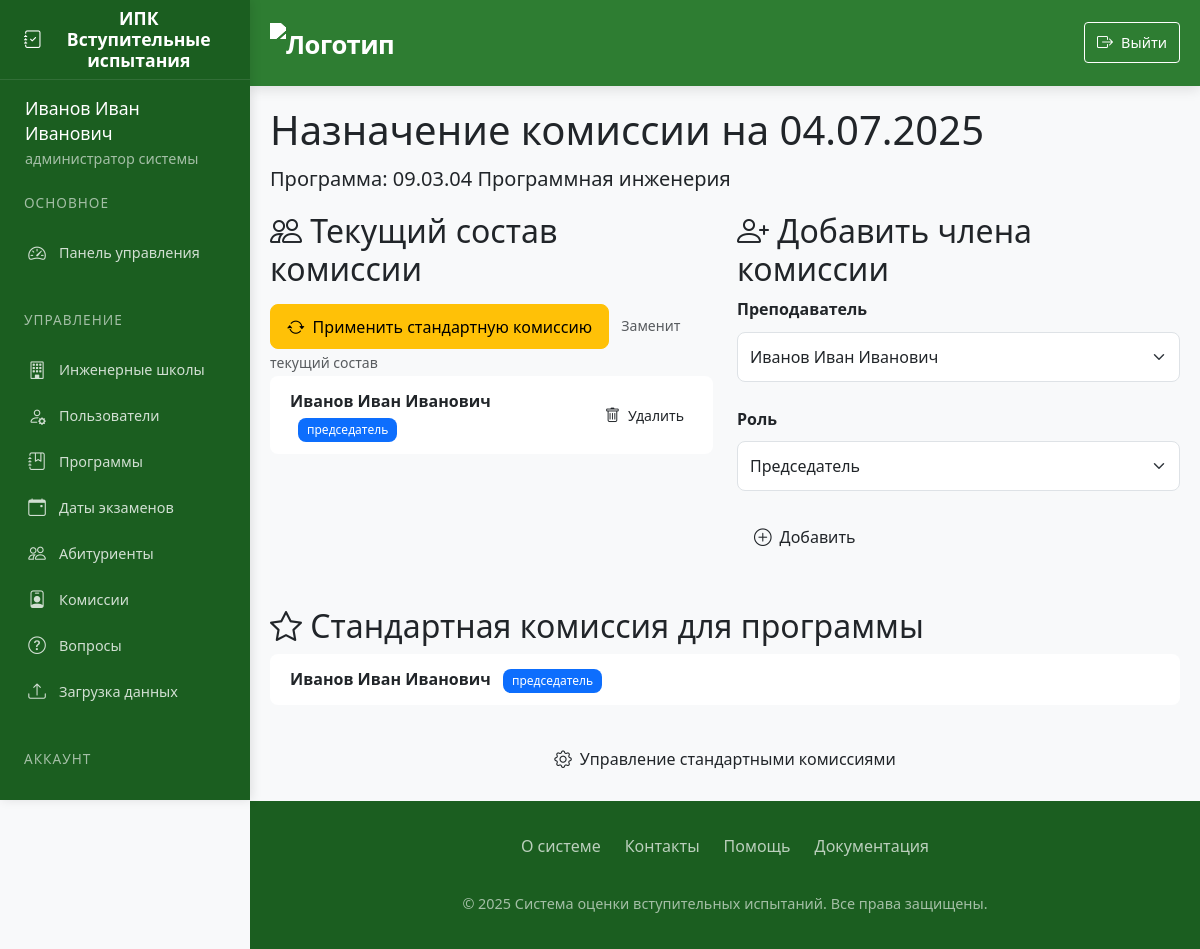
The page /assign_commission/13 (signed in) on the database its author committed.
### app/models.py (models this page shows, shortened)
class User(UserMixin, db.Model):
    id = db.Column(db.Integer, primary_key=True)
    username = db.Column(db.String(80), unique=True, nullable=False)
    password = db.Column(db.String(120), nullable=False)
    full_name = db.Column(db.String(100), nullable=False)
    position = db.Column(db.String(100), nullable=False)
    role = db.Column(db.String(20), nullable=False)  # 'admin', 'secretary', 'commission'
    school_id = db.Column(db.Integer, db.ForeignKey('engineering_school.id'))
    engineering_school = db.relationship('EngineeringSchool', backref='users')
    commission_members = db.relationship('CommissionMember', back_populates='user', cascade='all, delete-orphan')
    standard_commissions = db.relationship('StandardCommission', back_populates='user', cascade='all, delete-orphan')

class ExamDate(db.Model):
    id = db.Column(db.Integer, primary_key=True)
    date = db.Column(db.DateTime, nullable=False)
    program_id = db.Column(db.Integer, db.ForeignKey('program.id'), nullable=False)
    commission = db.relationship('CommissionMember', backref='exam_date', lazy=True, cascade='all, delete-orphan')  # Каскад
    applicants = db.relationship('Applicant', backref='exam_date', lazy=True,cascade='all, delete-orphan',passive_deletes=True)

class Program(db.Model):
    id = db.Column(db.Integer, primary_key=True)
    code = db.Column(db.String(50), nullable=False)
    name = db.Column(db.String(200), nullable=False)
    school_id = db.Column(db.Integer, db.ForeignKey('engineering_school.id'))
    questions = db.relationship('Question', backref='program', lazy=True, cascade='all, delete-orphan')
    standard_commission = db.relationship('StandardCommission', backref='program', lazy=True, cascade='all, delete-orphan')
    applicants = db.relationship('Applicant', backref='program', lazy=True, cascade='all, delete-orphan', passive_deletes=True)
    exam_dates = db.relationship('ExamDate', backref='program', lazy=True, cascade='all, delete-orphan',passive_deletes=True)
    oop = db.relationship("Oop", backref='program', lazy=True, cascade='all, delete-orphan')  # Важно: cascade

class CommissionMember(db.Model):
    id = db.Column(db.Integer, primary_key=True)
    exam_date_id = db.Column(db.Integer, db.ForeignKey('exam_date.id'), nullable=False)
    user_id = db.Column(db.Integer, db.ForeignKey('user.id'), nullable=False)
    role = db.Column(db.String(50), nullable=False)  # 'председатель', 'заместитель', 'член'
    user = db.relationship('User', back_populates='commission_members')

class StandardCommission(db.Model):
    id = db.Column(db.Integer, primary_key=True)
    program_id = db.Column(db.Integer, db.ForeignKey('program.id'), nullable=False)
    user_id = db.Column(db.Integer, db.ForeignKey('user.id'), nullable=False)
    role = db.Column(db.String(50), nullable=False)  # 'председатель', 'заместитель', 'член'
    user = db.relationship('User', back_populates='standard_commissions')

### app/routes.py (the view, shortened to what this page needs)
@routes.route('/assign_commission/<int:exam_date_id>', methods=['GET', 'POST'])
@login_required
def assign_commission(exam_date_id):
    if current_user.role not in ['admin', 'secretary']:
        abort(403)
    exam_date = ExamDate.query.get_or_404(exam_date_id)
    form = AssignCommissionForm()
    return render_template('assign_commission.html', form=form, exam_date=exam_date)

### app/templates/assign_commission.html (shortened to what this page needs)
{% extends "base.html" %}
{% block content %}
<div class="spacer-lg">
    <h1>Назначение комиссии на {{ exam_date.date.strftime('%d.%m.%Y') }}</h1>
    <p class="lead">Программа: <strong>{{ exam_date.program.code }} {{ exam_date.program.name }}</strong></p>
    <div class="row spacer-lg">
        <div class="col-lg-6">
            <div class="card-elegant spacer-md">
                <div class="card-header-elegant">
                    <h2><i class="bi bi-people"></i> Текущий состав комиссии</h2>
                </div>
                <div class="mt-3">
                    {% if exam_date.program.standard_commission %}
                    <form action="{{ url_for('routes.copy_standard_commission', exam_date_id=exam_date.id) }}" method="POST">
                        <button type="submit" class="btn btn-warning">
                            <i class="bi bi-arrow-repeat"></i> Применить стандартную комиссию
                        </button>
                        <small class="text-muted ms-2">Заменит текущий состав</small>
                    </form>
                    {% endif %}
                </div>
                <div class="card-body">
                    {% if exam_date.commission %}
                    <ul class="list-group list-group-flush">
                        {% for member in exam_date.commission %}
                        <li class="list-group-item d-flex justify-content-between align-items-center">
                            <div>
                                <span class="fw-bold">{{ member.user.full_name }}</span>
                                <span class="badge bg-primary ms-2">{{ member.role }}</span>
                            </div>
                            <form action="{{ url_for('routes.delete_commission_member', member_id=member.id) }}" method="POST">
                                <button type="submit" class="btn btn-danger-elegant btn-sm">
                                    <i class="bi bi-trash"></i> Удалить
                                </button>
                            </form>
                        </li>
                        {% endfor %}
                    </ul>
                    {% else %}
                    <div class="alert alert-light text-center">
                        <i class="bi bi-info-circle"></i> Комиссия не назначена
                    </div>
                    {% endif %}
                </div>
            </div>
        </div>
        <div class="col-lg-6">
            <div class="card-elegant">
                <div class="card-header-elegant">
                    <h2><i class="bi bi-person-plus"></i> Добавить члена комиссии</h2>
                </div>
                <div class="card-body">
                    <form method="POST">
                        <div class="mb-4">
                            <label class="form-label fw-bold">Преподаватель</label>
                            {{ form.user_id(class="form-control-elegant form-select") }}
                        </div>
                        <div class="mb-4">
                            <label class="form-label fw-bold">Роль</label>
                            {{ form.role(class="form-control-elegant form-select") }}
                        </div>
                        <button type="submit" class="btn btn-primary-elegant w-100">
                            <i class="bi bi-plus-circle"></i> Добавить
                        </button>
                    </form>
                </div>
            </div>
        </div>
    </div>
    <div class="card-elegant mt-5">
        <div class="card-header-elegant">
            <h2><i class="bi bi-star"></i> Стандартная комиссия для программы</h2>
        </div>
        <div class="card-body">
            {% if exam_date.program.standard_commission %}
            <ul class="list-group list-group-flush">
                {% for member in exam_date.program.standard_commission %}
                <li class="list-group-item">
                    <span class="fw-bold">{{ member.user.full_name }}</span>
                    <span class="badge bg-primary ms-2">{{ member.role }}</span>
                </li>
                {% endfor %}
            </ul>
            {% else %}
            <div class="alert alert-light text-center">
                <i class="bi bi-info-circle"></i> Стандартная комиссия не настроена
            </div>
            {% endif %}
            <div class="mt-4 text-center">
                <a href="{{ url_for('routes.standard_commission') }}" class="btn btn-outline-elegant">
                    <i class="bi bi-gear"></i> Управление стандартными комиссиями
                </a>
            </div>
        </div>
    </div>
</div>
{% endblock %}

### app/templates/base.html (shortened to what this page needs)
<!DOCTYPE html>
<html lang="ru">
<head>
    <link href="https://cdn.jsdelivr.net/npm/bootstrap@5.3.0/dist/css/bootstrap.min.css" rel="stylesheet">
    <link rel="stylesheet" href="https://cdn.jsdelivr.net/npm/bootstrap-icons@1.10.0/font/bootstrap-icons.css">
    <link rel="stylesheet" href="{{ url_for('static', filename='style.css') }}">
</head>
<body>
    <aside class="sidebar" id="sidebar">
        <div class="sidebar-header">
            <h3 class="sidebar-title">
                <i class="bi bi-journal-check"></i>
                <span>ИПК Вступительные испытания</span>
            </h3>
        </div>
        <nav class="sidebar-menu">
    {% if current_user.is_authenticated %}
            <div class="user-info">
            <div class="user-name">{{ current_user.full_name }}</div>
            <div class="user-role-text">
                {% if current_user.role == 'admin' %}
                    администратор системы
                {% elif current_user.role == 'secretary' %}
                    ответственный секретарь отборочной комиссии
                    {% if current_user.engineering_school %} {{ current_user.engineering_school.name }} {% endif %}
                {% elif current_user.role == 'commission' %}
                    преподаватель
                    {% if current_user.engineering_school %} {{ current_user.engineering_school.name }} {% endif %}
                {% else %}
                    {{ current_user.role }}
                {% endif %}
            </div>
        </div>
                <div class="menu-section">
                    <div class="menu-section-title">Основное</div>
                    {% if current_user.role == 'admin' %}
                        <a href="{{ url_for('routes.admin_dashboard') }}" class="menu-item {% if request.endpoint == 'routes.admin_dashboard' %}active{% endif %}">
                            <i class="bi bi-speedometer2"></i>
                            <span>Панель управления</span>
                        </a>
                    {% elif current_user.role == 'secretary' %}
                        <a href="{{ url_for('routes.secretary_dashboard') }}" class="menu-item {% if request.endpoint == 'routes.secretary_dashboard' %}active{% endif %}">
                            <i class="bi bi-speedometer2"></i>
                            <span>Панель секретаря</span>
                        </a>
                    {% elif current_user.role == 'teacher' %}
                        <a href="{{ url_for('routes.teacher_dashboard') }}" class="menu-item {% if request.endpoint == 'routes.teacher_dashboard' %}active{% endif %}">
                            <i class="bi bi-speedometer2"></i>
                            <span>Панель преподавателя</span>
                        </a>
                    {% elif current_user.role == 'student' %}
                        <a href="{{ url_for('routes.student_dashboard') }}" class="menu-item {% if request.endpoint == 'routes.student_dashboard' %}active{% endif %}">
                            <i class="bi bi-speedometer2"></i>
                            <span>Мои тесты</span>
                        </a>
                    {% endif %}
                </div>
                {% if current_user.role in ['admin', 'secretary'] %}
                <div class="menu-section">
                    <div class="menu-section-title">Управление</div>
                    {% if current_user.role == 'admin' %}
                        <a href="{{ url_for('routes.engineering_schools') }}" class="menu-item {% if request.endpoint == 'routes.engineering_schools' %}active{% endif %}">
                            <i class="bi bi-building"></i>
                            <span>Инженерные школы</span>
                        </a>
                        <a href="{{ url_for('routes.users') }}" class="menu-item {% if request.endpoint == 'routes.users' %}active{% endif %}">
                            <i class="bi bi-person-gear"></i>
                            <span>Пользователи</span>
                        </a>
                    {% endif %}
                    <a href="{{ url_for('routes.programs') }}" class="menu-item {% if request.endpoint == 'routes.programs' %}active{% endif %}">
                        <i class="bi bi-journal-bookmark"></i>
                        <span>Программы</span>
                    </a>
                    <a href="{{ url_for('routes.exam_dates') }}" class="menu-item {% if request.endpoint == 'routes.exam_dates' %}active{% endif %}">
                        <i class="bi bi-calendar-event"></i>
                        <span>Даты экзаменов</span>
                    </a>
                    <a href="{{ url_for('routes.applicants') }}" class="menu-item {% if request.endpoint == 'routes.applicants' %}active{% endif %}">
                        <i class="bi bi-people"></i>
                        <span>Абитуриенты</span>
                    </a>
                    <a href="{{ url_for('routes.standard_commission') }}" class="menu-item {% if request.endpoint == 'routes.standard_commission' %}active{% endif %}">
                        <i class="bi bi-person-badge"></i>
                        <span>Комиссии</span>
                    </a>
                    <a href="{{ url_for('routes.questions') }}" class="menu-item {% if request.endpoint == 'routes.questions' %}active{% endif %}">
                        <i class="bi bi-question-circle"></i>
                        <span>Вопросы</span>
                    </a>
                    <a href="{{ url_for('routes.upload_schedule') }}" class="menu-item {% if request.endpoint == 'routes.upload_schedule' %}active{% endif %}">
                        <i class="bi bi-upload"></i>
                        <span>Загрузка данных</span>
                    </a>
                </div>
                {% endif %}
                <div class="menu-section">
                    <div class="menu-section-title">Аккаунт</div>
                    <a href="{{ url_for('routes.logout') }}" class="menu-item">
                        <i class="bi bi-box-arrow-right"></i>
                        <span>Выход</span>
                    </a>
                </div>
            {% endif %}
        </nav>
    </aside>
    <div class="main-wrapper">
        <header class="main-header">
            <div class="header-container">
                <div class="header-left">
                    <a href="{{ url_for('routes.home') }}" class="logo">
                        <img src="https://apply.tpu.ru/images/2022/footer-logo-ru.svg" alt="Логотип">
                    </a>
                </div>
                <nav class="user-nav">
                    {% if current_user.is_authenticated %}
                    <a href="{{ url_for('routes.logout') }}" class="logout-btn">
                        <i class="bi bi-box-arrow-right"></i>
                        <span>Выйти</span>
                    </a>
                    {% else %}
                    <a href="{{ url_for('routes.login') }}" class="outline-btn">
                        <i class="bi bi-box-arrow-in-right"></i>
                        <span>Войти</span>
                    </a>
                    {% endif %}
                </nav>
            </div>
        </header>
        <main class="main-content">
        {% block content %}{% endblock %}
    </main>
        <footer class="main-footer">
            <div class="footer-content">
                <div class="footer-links">
                    <a href="#" class="footer-link">О системе</a>
                    <a href="#" class="footer-link">Контакты</a>
                    <a href="#" class="footer-link">Помощь</a>
                    <a href="#" class="footer-link">Документация</a>
                </div>
                <div class="footer-copyright">
                    &copy; 2025 Система оценки вступительных испытаний. Все права защищены.
                </div>
            </div>
        </footer>
    </div>
</body>
</html>

### rows shown on the page
User: full_name "Иванов Иван Иванович"
ExamDate: date "04.07.2025"
Program: program.code "09.03.04", program.name "Программная инженерия"
CommissionMember: user.full_name "Иванов Иван Иванович", role "председатель"
StandardCommission: user.full_name "Иванов Иван Иванович", role "председатель"
